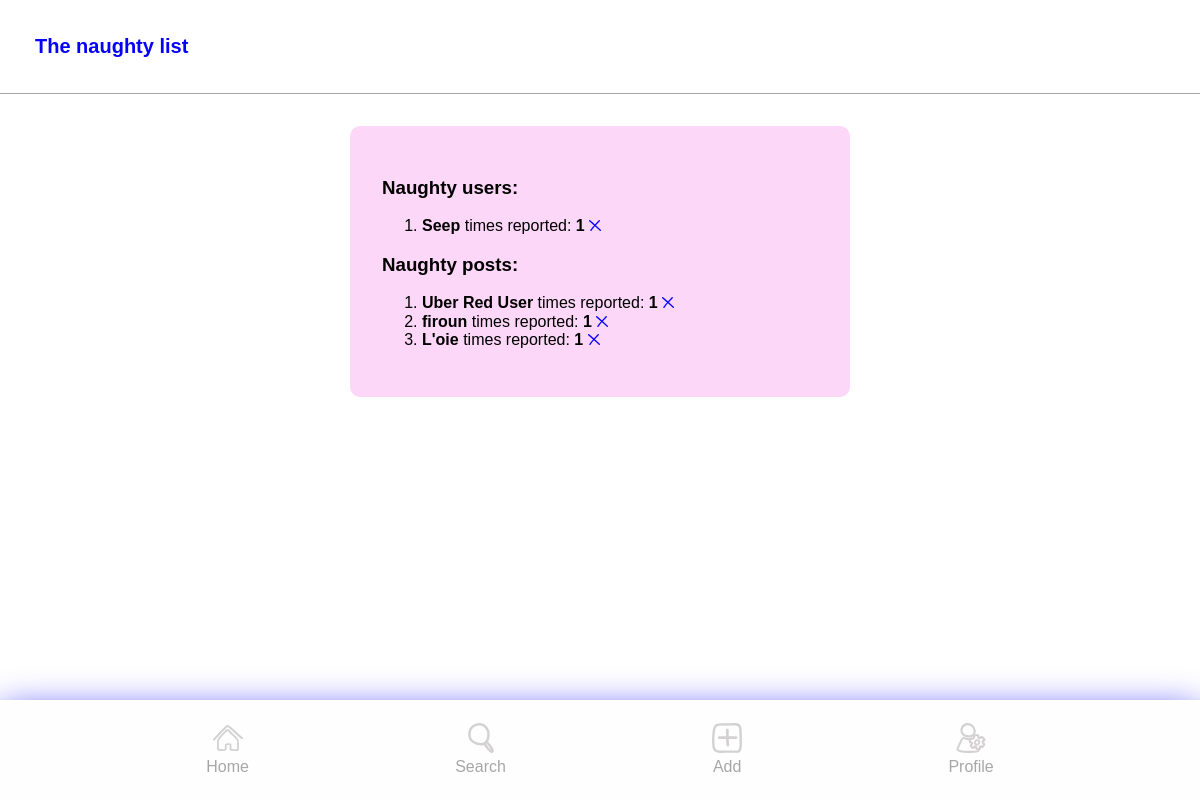
The app's page /the_naughty_list.php (signed in) with its own data.
### tables this page shows
CREATE TABLE `users` (
  `id` int(11) NOT NULL,
  `email` varchar(255) DEFAULT NULL,
  `password` varchar(255) DEFAULT NULL,
  `username` varchar(255) DEFAULT NULL,
  `secondary_email` varchar(255) DEFAULT NULL,
  `image` varchar(255) DEFAULT NULL,
  `education` varchar(255) DEFAULT NULL,
  `bio` text DEFAULT NULL,
  `instagramlink` varchar(255) DEFAULT NULL,
  `behancelink` varchar(255) DEFAULT NULL,
  `linkedinlink` varchar(255) DEFAULT NULL,
  `admin` int(11) NOT NULL,
  `moderator` int(11) NOT NULL,
  `warning` int(11) NOT NULL,
  `banned` datetime DEFAULT NULL,
  `archived` tinyint(1) NOT NULL DEFAULT 0
);

CREATE TABLE `posts` (
  `id` int(11) NOT NULL,
  `user_id` int(11) NOT NULL,
  `title` varchar(255) NOT NULL,
  `text` text DEFAULT NULL,
  `image` varchar(255) NOT NULL,
  `tags` text DEFAULT NULL,
  `colors` text DEFAULT NULL,
  `showcase` int(1) NOT NULL,
  `archived` tinyint(1) NOT NULL DEFAULT 0
);

### classes/ReportUser.php (called while the page is built, shortened)
<?php
class ReportUser
{
    public function naughtyUsers(){
        $conn = DB::getInstance();
        $statement = $conn->prepare("SELECT u.username, u.id, u.archived, count(*) AS count FROM reportuser rp JOIN users u ON rp.reported_user_id = u.id Group by u.username, u.id, u.archived ORDER BY count DESC;");
        $statement->execute();
        $result = $statement->fetchAll(PDO::FETCH_ASSOC);
        return $result;
    }
}

### classes/ReportPost.php (called while the page is built, shortened)
<?php
class ReportPost
{
    public function naughtyPosts()
    {
        $conn = DB::getInstance();
        $statement = $conn->prepare("SELECT p.title, p.id, p.archived, count(*) AS count FROM reportpost rp JOIN posts p ON rp.post_id = p.id Group by p.title, p.id, p.archived ORDER BY count DESC;");
        $statement->execute();
        $result = $statement->fetchAll(PDO::FETCH_ASSOC);
        return $result;
    }
}

### the_naughty_list.php (the view, shortened to what this page needs)
<?php session_start();
$naughtyUsersInstance = new ReportUser;
$naughtyUsersArray = $naughtyUsersInstance->naughtyUsers();
$naughtyPostsInstance = new ReportPost;
$naughtyPostsArray = $naughtyPostsInstance->naughtyPosts();
?>
<!DOCTYPE html>
<html lang="en">
<head>
    <link rel="stylesheet" href="./styling/normalize.css">
    <link rel="stylesheet" href="./styling/style.css">
    <link rel="stylesheet" href="./styling/desktop.css">
</head>
<body>
    <div class="profile-header">
        <h3 class="profile-username">The naughty list</h3>
    </div>
    <div class="tnl-container">
        <div>
            <h3>Naughty users:</h3>
            <ol type="1">
                <?php foreach ($naughtyUsersArray as $naughtyUser) : ?>
                    <?php if(!$naughtyUser["archived"]): ?>
                    <li id="naughty_user_<?php echo $naughtyUser["id"] ?>" onclick="archiveUser(this)" data-user-id="<?php echo $naughtyUser["id"] ?>">
                        <strong><?php echo htmlspecialchars($naughtyUser["username"]) ?></strong> times reported: <strong><?php echo htmlspecialchars($naughtyUser["count"]) ?></strong>
                        <img onclick="" style="width: 12px;" src="./assets/close.svg" alt="close">
                    </li>
                    <?php endif ?>
                <?php endforeach; ?>
            </ol>
        </div>
        <div>
            <h3>Naughty posts:</h3>
            <ol type="1">
                <?php foreach ($naughtyPostsArray as $naughtyPost) : ?>
                    <?php if(!$naughtyPost["archived"]): ?>
                        <li id="naughty_post_<?php echo $naughtyPost["id"] ?>" onclick="archivePost(this)" data-post-id="<?php echo $naughtyPost["id"] ?>">
                            <strong><?php echo htmlspecialchars($naughtyPost["title"]) ?></strong> times reported: <strong><?php echo htmlspecialchars($naughtyPost["count"]) ?></strong>
                            <img onclick="" style="width: 12px;" src="./assets/close.svg" alt="close">
                        </li>
                    <?php endif ?>
                <?php endforeach; ?>
            </ol>
        </div>
    </div>
    <?php include_once("./includes/nav-bottom.inc.php"); ?>
</body>
</html>

### styling/style.css (style rules this page uses)
:root { --IMDblue: #0600ff; --IMDgreen: #bffd00; --IMDpink: #fcd7f7; --IMDlightGrey: #e5e3e3; --errorRed: #f04c25; --errorRedLight: #fc0b2b63; }
* { font-family: museo-sans, sans-serif; box-sizing: border-box; }
html, body { width: 100%; height: 100vh; margin: 0px; padding: 0px; overflow-x: hidden; }
.profile-username { margin: 0; font-size: 20px; color: var(--IMDblue); }
.profile-header { padding: 2.1875em; border-bottom: 1px solid #a7a7a7; display: flex; flex-direction: row; justify-content: space-between; align-items: center; }
.tnl-container { margin: 1em 20% 0 20%; }

### styling/desktop.css (style rules this page uses)
:root { --IMDpink: #FCD7F7; --IMDblue: #0600ff; --IMDgreen: #bffd00; --IMDlightGrey: #e5e3e3; --errorRed: #f04c25; --errorRedLight: #fc0b2b63; }
@media (min-width: 700px) { .tnl-container { background-color: var(--IMDpink); padding: 2em; border-radius: 10px; width: 500px; height: auto; margin: 2em auto 0 auto; } }

### records on screen
users: username "Seep", count "1", archived 0 (drawn)
posts: title "Uber Red User", count "1", archived 0 (drawn)
posts: title "firoun", count "1", archived 0 (drawn)
posts: title "L'oie", count "1", archived 0 (drawn)
